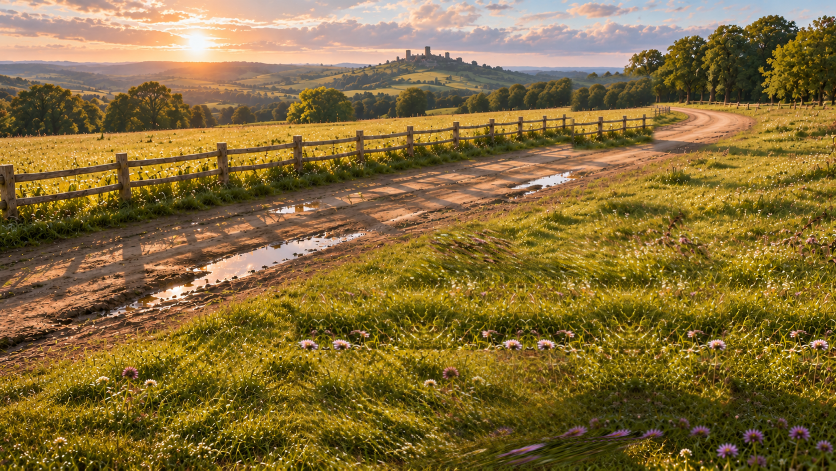
#> input picture storyboard/plates/PLATE_AUTUMN_GOLD.png, 1672 x 941 px, given in place of PLATE_SUMMER_DAY.png, which was not available (shown at 1/2 size)
$ python board.py
#> lines starting #> are read from the running program, lines starting #| are printed output that depends on the picture
### tools/camera.py
"""Pinhole model of the Lovers tree camera, fitted to reference_images/POV_MASTER.png.

World axes: origin on the ground directly below the lens.
  X = metres to the right of the neutral view direction
  Z = metres forward along the ground (neutral view direction)
  Y = metres up
Image: 1672 x 941 px, origin top-left.

Fit (see bible/FRAME_BIBLE.md for the working):
  horizon at y=125 px  -> pitch 14.7 deg down at f=1312 px (~65 deg horizontal FOV)
  fence posts (~1.2 m) and the hay wagon (~2.8 m with driver) both fit a lens height of ~3.6 m.
These are estimates from an AI image, not survey numbers. Change them here only, and
re-render every board when you do.
"""
import math

W, H = 1672, 941
F = 1312.0            # focal length in px
CX, CY = W / 2, 470.0
PITCH = math.radians(14.7)   # downward tilt of neutral view
CAM_H = 3.6           # lens height above ground, metres


def project(x, y, z, yaw_deg=0.0, pitch_deg=0.0):
    """World point (m) -> image (px). Returns None if behind the camera.
    yaw/pitch are the allowed head-like turns relative to neutral."""
    yaw = math.radians(yaw_deg)
    pitch = PITCH + math.radians(pitch_deg)
    # translate to camera position
    px, py, pz = x, y - CAM_H, z
    # yaw (about vertical axis)
    px, pz = px * math.cos(yaw) - pz * math.sin(yaw), px * math.sin(yaw) + pz * math.cos(yaw)
    # pitch down (about X axis)
    cy_, cz_ = py * math.cos(pitch) + pz * math.sin(pitch), -py * math.sin(pitch) + pz * math.cos(pitch)
    if cz_ <= 0.05:
        return None
    u = CX + F * px / cz_
    v = CY - F * cy_ / cz_
    return (u, v)


def ground_from_pixel(u, v):
    """Image px on the ground plane -> world (x, z). None if above horizon."""
    # ray in camera coords
    rx, ry, rz = (u - CX) / F, -(v - CY) / F, 1.0
    # undo pitch
    wy = ry * math.cos(PITCH) - rz * math.sin(PITCH)
    wz = ry * math.sin(PITCH) + rz * math.cos(PITCH)
    wx = rx
    if wy >= 0:
        return None
    t = CAM_H / -wy
    return (wx * t, wz * t)


# [4 lines left out: function height_px, not called in this run]

### tools/board.py
"""Render perspective-locked panels and the contact sheet for THE LOVERS.
Run from repo root:  python3 tools/board.py
Outputs: storyboard/panels/BEAT_XX.jpg  and  storyboard/LOVERS_BOARD_v1.jpg
"""
import math, os, sys, textwrap
sys.path.insert(0, os.path.dirname(__file__))
from PIL import Image, ImageDraw, ImageFont
import camera as cam
import landmarks as lm
from beats import BEATS, CAST, SPEED

FONT = '/usr/share/fonts/truetype/dejavu/DejaVuSans.ttf'
FONTB = '/usr/share/fonts/truetype/dejavu/DejaVuSans-Bold.ttf'
SKIN = (226, 186, 160)
DIRS = {'L': (-1, 0), 'R': (1, 0), 'cam': (0, -1), 'away': (0, 1)}
PATH_COL = {'E': (120, 200, 255), 'M': (255, 140, 110)}


class View:
    def __init__(self, pitch):
        self.pitch = pitch

    def p(self, x, y, z):
        return cam.project(x, y, z, 0, self.pitch)

    def s(self, x, z):
        a, b = self.p(x, 0, z), self.p(x, 1.0, z)
        return a[1] - b[1]


def tilted_plate(plate, pitch):
    """Shift plate for a downward tilt; uncovered band is hatched (needs outpaint)."""
    if pitch == 0:
        return plate.copy(), 0
    dv = int(round(cam.F * math.tan(math.radians(pitch))))
    out = Image.new('RGB', plate.size, (40, 40, 44))
    out.paste(plate.crop((0, dv, plate.width, plate.height)), (0, 0))
    d = ImageDraw.Draw(out)
    top = plate.height - dv
    for x in range(-plate.height, plate.width, 28):
        d.line([(x, plate.height), (x + dv, top)], fill=(70, 70, 76), width=6)
    f = ImageFont.truetype(FONTB, 26)
    d.text((24, top + dv / 2 - 14), f'NOT IN MASTER PLATE: tilt +{pitch} deg needs ~{dv} px downward extension',
           fill=(255, 190, 120), font=f)
    return out, top


def draw_shadow(d, v, x, z, r):
    pts = [v.p(x + r * math.cos(t), 0, z + r * 0.6 * math.sin(t)) for t in [i * math.pi / 10 for i in range(20)]]
    d.polygon(pts, fill=(0, 0, 0, 70))


def draw_figure(d, v, f):
    c = CAST[f['who']]
    x, z, pose, face = f['x'], f['z'], f['pose'], f['face']
    alpha = 120 if f.get('ghost') else 255
    A = lambda col: tuple(col) + (alpha,)
    s = v.s(x, z)
    u0, v0 = v.p(x, 0, z)
    dx, dz = DIRS[face]
    girl = 'skirt' in c
    H = c['h']
    draw_shadow(d, v, x, z, 0.35 if pose != 'lie' else 0.9)

    def head(cx, cy, r):
        d.ellipse((cx - r, cy - r, cx + r, cy + r), fill=A(SKIN))
        hair = A(c['hair'])
        if face == 'away':
            d.ellipse((cx - r, cy - r, cx + r, cy + r), fill=hair)
            if girl:
                d.line([(cx, cy), (cx + r * 0.2, cy + r * 3)], fill=hair, width=max(2, int(r * 0.6)))
        elif face == 'cam':
            d.pieslice((cx - r * 1.05, cy - r * 1.1, cx + r * 1.05, cy + r * 0.9), 180, 360, fill=hair)
        else:
            back = 0 if face == 'L' else 180  # hair on the back of the head
            d.pieslice((cx - r * 1.05, cy - r * 1.05, cx + r * 1.05, cy + r * 1.05), back - 100, back + 100, fill=hair)
            if girl:
                bx = cx + (r * 0.9 if face == 'L' else -r * 0.9)
                d.line([(bx, cy), (bx, cy + r * 3)], fill=hair, width=max(2, int(r * 0.5)))

    w = 0.42 * s  # shoulder width (front); narrower in profile
    if face in ('L', 'R'):
        w *= 0.6
    if pose in ('stand', 'walk'):
        hip = v0 - 0.85 * s * H / 1.7
        sh = v0 - 1.40 * s * H / 1.7
        hr = 0.12 * s
        if girl:
            d.polygon([(u0 - w * 0.45, sh + 0.12 * s), (u0 + w * 0.45, sh + 0.12 * s), (u0 + w * 0.9, v0 - 0.08 * s),
                       (u0 - w * 0.9, v0 - 0.08 * s)], fill=A(c['skirt']))
            d.rectangle((u0 - w * 0.5, sh, u0 + w * 0.5, hip - 0.1 * s), fill=A(c['vest']))
            d.rectangle((u0 - w * 0.6, sh, u0 + w * 0.6, sh + 0.12 * s), fill=A(c['top']))
        else:
            step = 0.12 * s if pose == 'walk' else 0.05 * s
            d.line([(u0 - w * 0.2, hip), (u0 - step, v0)], fill=A(c['legs']), width=max(2, int(0.13 * s)))
            d.line([(u0 + w * 0.2, hip), (u0 + step, v0)], fill=A(c['legs']), width=max(2, int(0.13 * s)))
            d.rectangle((u0 - w * 0.55, sh, u0 + w * 0.55, hip), fill=A(c['top']))
            d.rectangle((u0 - w * 0.45, sh + 0.04 * s, u0 + w * 0.45, hip), fill=A(c['vest']))
        if c.get('pregnant'):
            bx = u0 + (dx * w * 0.6 if face in ('L', 'R') else 0)
            bw = 0.13 * s if face in ('L', 'R') else 0.2 * s
            d.ellipse((bx - bw, hip - 0.24 * s, bx + bw, hip + 0.02 * s), fill=A(c['vest']))
        head(u0, sh - hr * 1.1, hr)
    elif pose in ('sit', 'kneel'):
        top_h = 0.9 if pose == 'sit' else 1.15
        sh = v0 - (top_h - 0.32) * s
        hr = 0.12 * s
        # legs/skirt on the ground in facing direction
        fx, fy = v.p(x + dx * 0.75, 0, z + dz * 0.75)
        if girl:
            d.polygon([(u0 - w * 0.9, v0), (u0 + w * 0.9, v0), (fx + w * 0.6, fy), (fx - w * 0.6, fy)], fill=A(c['skirt']))
        else:
            d.line([(u0, v0 - 0.1 * s), (fx, fy - (0.35 * s if pose == 'sit' else 0))], fill=A(c['legs']), width=max(3, int(0.16 * s)))
        d.rectangle((u0 - w * 0.5, sh, u0 + w * 0.5, v0 - 0.08 * s), fill=A(c['top']))
        d.rectangle((u0 - w * 0.4, sh + 0.04 * s, u0 + w * 0.4, v0 - 0.08 * s), fill=A(c['vest']))
        head(u0, sh - hr * 1.1, hr)
    elif pose == 'lie':
        ex, ey = v.p(x + dx * 1.5, 0, z + dz * 1.5)
        d.line([(u0, v0 - 0.08 * s), (ex, ey - 0.08 * s)], fill=A(c.get('skirt', c.get('legs'))), width=max(3, int(0.3 * s)))
        hr = 0.12 * s
        hx, hy = v.p(x - dx * 0.15, 0.1, z - dz * 0.15)
        head(hx, hy, hr)
    # facing arrow on the ground
    a0 = v.p(x, 0.02, z)
    a1 = v.p(x + dx * 0.7, 0.02, z + dz * 0.7)
    d.line([a0, a1], fill=(255, 255, 255, 200), width=2)
    ang = math.atan2(a1[1] - a0[1], a1[0] - a0[0])
    for da in (2.6, -2.6):
        d.line([a1, (a1[0] + 9 * math.cos(ang + da), a1[1] + 9 * math.sin(ang + da))], fill=(255, 255, 255, 200), width=2)
    # label
    lf = ImageFont.truetype(FONTB, max(13, int(0.11 * s)))
    d.text((u0 + 0.3 * s, v0 - 0.4 * s), f['who'], fill=(255, 255, 255, alpha), font=lf, stroke_width=2, stroke_fill=(0, 0, 0, alpha))


def road_point(t):
    """t in 0..1 along road centre line (pixel space), left->right."""
    near, far = lm.ROAD_NEAR_EDGE[:7], lm.ROAD_FAR_EDGE[:7]
    mid = [((a[0] + b[0]) / 2, (a[1] + b[1]) / 2) for a, b in zip(near, far)]
    seg = t * (len(mid) - 1)
    i = min(int(seg), len(mid) - 2)
    k = seg - i
    return (mid[i][0] * (1 - k) + mid[i + 1][0] * k, mid[i][1] * (1 - k) + mid[i + 1][1] * k)


def draw_wagon(d, v, w):
    u, vv = road_point(w['t'])
    gx, gz = cam.ground_from_pixel(u, vv)
    s = v.s(gx, gz)
    u, vv = v.p(gx, 0, gz)
    sg = 1 if w['dir'] == 'R' else -1
    wood, horse = (110, 80, 52, 255), (92, 56, 36, 255)
    d.polygon([(u - 1.3 * s, vv - 0.6 * s), (u + 1.1 * s, vv - 0.6 * s), (u + 1.1 * s, vv - 1.3 * s), (u - 1.3 * s, vv - 1.3 * s)], fill=wood)
    d.ellipse((u - 1.2 * s, vv - 1.6 * s, u + 1.0 * s, vv - 1.1 * s), fill=(200, 170, 90, 255))  # hay
    for wx in (-0.8, 0.6):
        d.ellipse((u + wx * s - 0.45 * s, vv - 0.9 * s, u + wx * s + 0.45 * s, vv), outline=(50, 36, 26, 255), width=max(2, int(0.08 * s)))
    hx = u + sg * 2.2 * s
    d.ellipse((hx - 0.9 * s, vv - 1.5 * s, hx + 0.9 * s, vv - 0.9 * s), fill=horse)
    d.polygon([(hx + sg * 0.7 * s, vv - 1.3 * s), (hx + sg * 1.3 * s, vv - 1.9 * s), (hx + sg * 1.5 * s, vv - 1.7 * s), (hx + sg * 0.9 * s, vv - 1.1 * s)], fill=horse)
    for lx in (-0.6, -0.3, 0.4, 0.7):
        d.line([(hx + lx * s, vv - 1.0 * s), (hx + lx * s, vv)], fill=horse, width=max(2, int(0.1 * s)))
    d.ellipse((u + sg * 0.6 * s - 0.15 * s, vv - 2.1 * s, u + sg * 0.6 * s + 0.15 * s, vv - 1.8 * s), fill=SKIN + (255,))
    d.rectangle((u + sg * 0.6 * s - 0.17 * s, vv - 1.8 * s, u + sg * 0.6 * s + 0.17 * s, vv - 1.3 * s), fill=(70, 66, 60, 255))
    ax = u + sg * 3.6 * s
    d.line([(u + sg * 3.0 * s, vv - 0.5 * s), (ax, vv - 0.5 * s)], fill=(255, 255, 255, 230), width=3)
    d.polygon([(ax, vv - 0.5 * s - 7), (ax + sg * 12, vv - 0.5 * s), (ax, vv - 0.5 * s + 7)], fill=(255, 255, 255, 230))


def draw_prop(d, v, p):
    s = v.s(p['x'], p['z'])
    u, vv = v.p(p['x'], 0, p['z'])
    d.ellipse((u - 0.25 * s, vv - 0.3 * s, u + 0.25 * s, vv), fill=(150, 110, 60, 255))
    d.arc((u - 0.2 * s, vv - 0.55 * s, u + 0.2 * s, vv - 0.15 * s), 180, 360, fill=(120, 86, 50, 255), width=max(2, int(0.05 * s)))


def draw_path(d, v, pth):
    col = PATH_COL[pth['who'][0]] + (230,)
    pts = [v.p(x, 0.03, z) for x, z in pth['pts']]
    pts = [p for p in pts if p]
    for a, b in zip(pts, pts[1:]):
        n = int(math.dist(a, b) / 14) + 1
        for i in range(0, n, 2):
            p0 = (a[0] + (b[0] - a[0]) * i / n, a[1] + (b[1] - a[1]) * i / n)
            p1 = (a[0] + (b[0] - a[0]) * (i + 1) / n, a[1] + (b[1] - a[1]) * (i + 1) / n)
            d.line([p0, p1], fill=col, width=4)
    a, b = pts[-2], pts[-1]
    ang = math.atan2(b[1] - a[1], b[0] - a[0])
    d.polygon([b, (b[0] - 18 * math.cos(ang - 0.45), b[1] - 18 * math.sin(ang - 0.45)),
               (b[0] - 18 * math.cos(ang + 0.45), b[1] - 18 * math.sin(ang + 0.45))], fill=col)


def render_beat(b):
    plate = Image.open(f"storyboard/plates/PLATE_{b['plate']}.png").convert('RGB')
#> plate is the input picture: PIL image 1672x941 RGB; mean R, G, B 133.2, 109.4, 57.3
    img, _ = tilted_plate(plate, b['pitch'])
    v = View(b['pitch'])
    ov = Image.new('RGBA', img.size, (0, 0, 0, 0))
#> ov: PIL image 1672x941 RGBA; every value is 0
    d = ImageDraw.Draw(ov)
    for pth in b.get('paths', []):
        draw_path(d, v, pth)
    if b.get('wagon'):
        draw_wagon(d, v, b['wagon'])
    for p in b.get('props', []):
        draw_prop(d, v, p)
    for f in sorted(b['figs'], key=lambda f: -f['z']):  # far first
        draw_figure(d, v, f)
    if b['speed'] != 'N':
        fb = ImageFont.truetype(FONTB, 44)
        d.text((cam.W - 300, 24), b['rate'], fill=(255, 220, 150, 255), font=fb, stroke_width=3, stroke_fill=(0, 0, 0, 200))
    out = Image.alpha_composite(img.convert('RGBA'), ov).convert('RGB')
    os.makedirs('storyboard/panels', exist_ok=True)
    out.save(f"storyboard/panels/BEAT_{b['id']}.jpg", quality=90)
    return out


def card(b, pw, img):
#> called with pw = 760
    f = ImageFont.truetype(FONT, 15)
    fs = ImageFont.truetype(FONT, 13)
    fb = ImageFont.truetype(FONTB, 17)
    ih = int(img.height * pw / img.width)
    act = textwrap.wrap(b['action'], 92)[:3]
    camw = textwrap.wrap('CAMERA: ' + b['camera'], 105)[:2]
    aud = textwrap.wrap('SOUND: ' + b['audio'], 105)[:1]
    capt_h = 14 + 20 * len(act) + 17 * (len(camw) + len(aud)) + 10
    H = 34 + ih + capt_h
    c = Image.new('RGB', (pw, H), (240, 240, 232))
    d = ImageDraw.Draw(c)
    d.rectangle((0, 0, pw, 34), fill=(34, 56, 64))
    d.text((12, 7), f"{b['id']}   {b['title']}", fill=(240, 240, 230), font=fb)
    label, col = SPEED[b['speed']]
    if b['speed'] != 'N':
        label = f"{b['rate']}  {label}"
    tw = d.textlength(label, font=fs) + 24
#> tw = 116.9
    d.rounded_rectangle((pw - tw - 10, 7, pw - 10, 27), 6, fill=col)
    d.text((pw - tw + 2, 9), label, fill=(30, 30, 30), font=fs)
    c.paste(img.resize((pw, ih), Image.LANCZOS), (0, 34))
    y = 34 + ih + 8
    for line in act:
        d.text((12, y), line, fill=(25, 25, 25), font=f); y += 20
#> after the loop, y = 489
    for line in camw + aud:
        d.text((12, y), line, fill=(95, 95, 95), font=fs); y += 17
#> this loop made 2 passes
#> y on passes 1 to 2: 506, 523
#> after the loop, y = 523
    d.text((pw - 230, 34 + ih - 22), f"plate: {b['plate']}", fill=(255, 255, 255), font=fs, stroke_width=2, stroke_fill=(0, 0, 0))
    return c


def main():
    panels = [card(b, 760, render_beat(b)) for b in BEATS]
#> the loop in card (call 2), `for line in camw + aud:` made 2 passes
#> y on passes 1 to 2: 526, 543
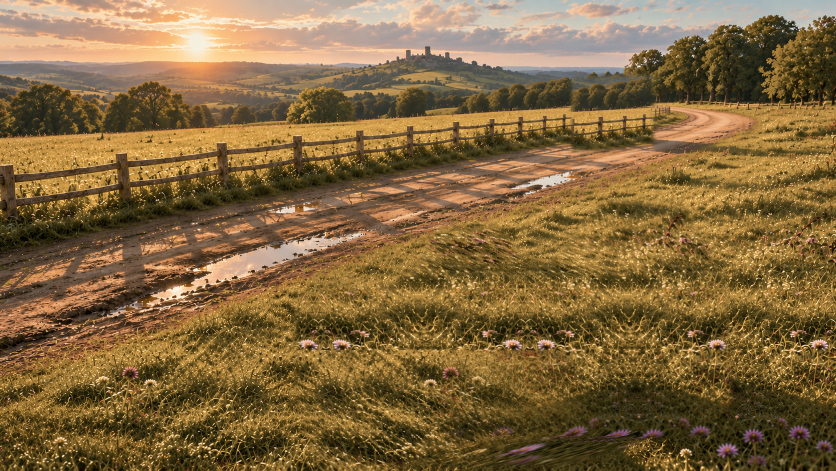
#> input picture storyboard/plates/PLATE_AUTUMN_LATE.png, 1672 x 941 px, found by its file name (shown at 1/2 size)
#> in render_beat, plate is the input picture: PIL image 1672x941 RGB; mean R, G, B 130.6, 103.7, 63.3
#> in draw_wagon, `u, vv = road_point(w['t'])`: u = 660; vv = 444.2
#> in ground_from_pixel, `rx, ry, rz = (u - CX) / F, -(v - CY) / F, 1.0`: rx = -0.134; ry = 0.0196; rz = 1
#> in ground_from_pixel, `wy = ry * math.cos(PITCH) - rz * math.sin(PITCH)`: wy = -0.235
#> in ground_from_pixel, `wz = ry * math.sin(PITCH) + rz * math.cos(PITCH)`: wz = 0.972
#> in ground_from_pixel, `wx = rx`: wx = -0.134
#> in ground_from_pixel, `t = CAM_H / -wy`: t = 15.33
#> in draw_wagon, `gx, gz = cam.ground_from_pixel(u, vv)`: gx = -2.06; gz = 14.91
#> in draw_wagon, `s = v.s(gx, gz)`: s = 84.59
#> in draw_wagon, `sg = 1 if w['dir'] == 'R' else -1`: sg = 1
#> in draw_wagon, `hx = u + sg * 2.2 * s`: hx = 846.1
#> in draw_wagon, `ax = u + sg * 3.6 * s`: ax = 964.5
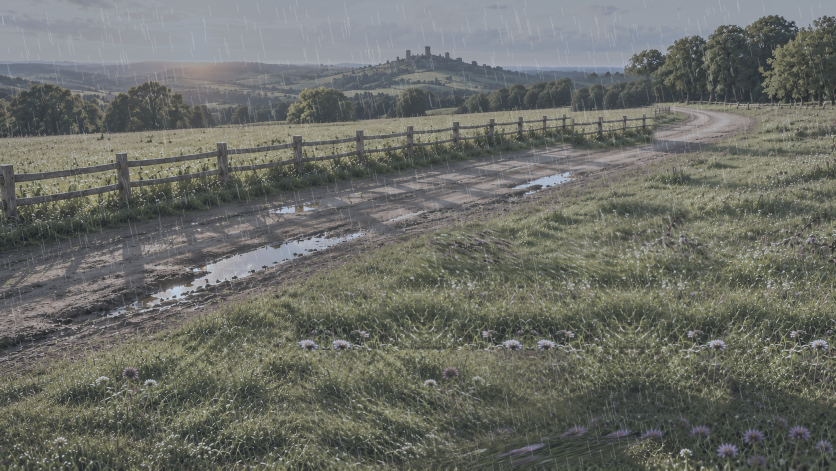
#> input picture storyboard/plates/PLATE_SPRING_RAIN.png, 1672 x 941 px, found by its file name (shown at 1/2 size)
#> in render_beat, plate is the input picture: PIL image 1672x941 RGB; mean R, G, B 107.1, 109.2, 102.9
#> in render_beat (call 14), `out = Image.alpha_composite(img.convert('RGBA'), ov).convert('RGB')`:
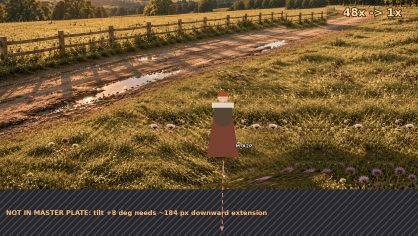
#> out: PIL image 1672x941 RGB (shown at 1/4 size); mean R, G, B 107.5, 84.6, 49.9
#> in card (call 14), `tw = d.textlength(label, font=fs) + 24`: tw = 179.7
#> in card (call 14), `c.paste(img.resize((pw, ih), Image.LANCZOS), (0, 34))`:
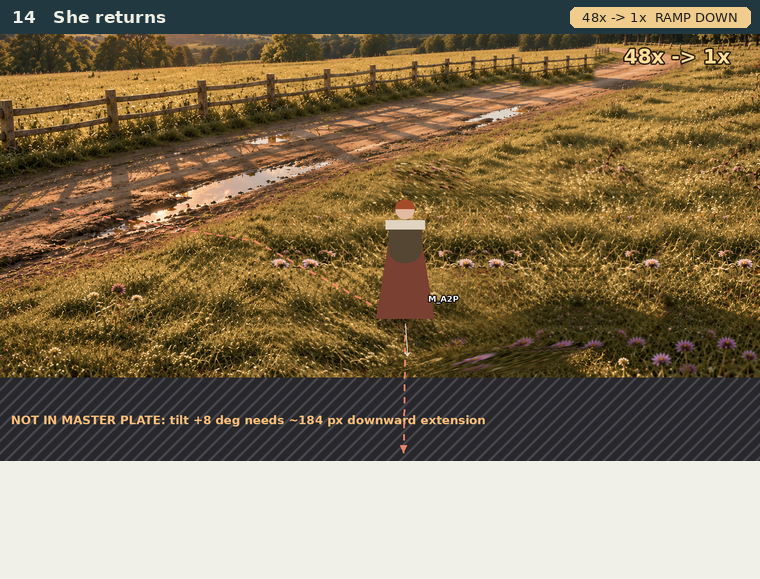
#> c: PIL image 760x579 RGB; mean R, G, B 132.1, 116, 88.6
#> after the loop in card (call 14), `for line in act:`: y = 529
#> the loop in card (call 14), `for line in camw + aud:` made 2 passes
#> y on passes 1 to 2: 546, 563
#> after the loop in card (call 14), `for line in camw + aud:`: y = 563
#> in card (call 15), `tw = d.textlength(label, font=fs) + 24`: tw = 116.9
#> in card (call 15), `c.paste(img.resize((pw, ih), Image.LANCZOS), (0, 34))`:
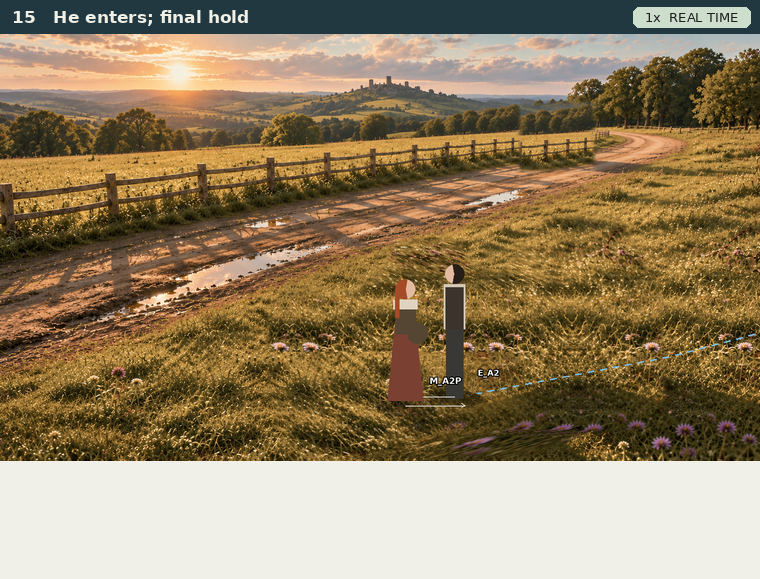
#> c: PIL image 760x579 RGB; mean R, G, B 148.3, 129.8, 99.2
#> after the loop in card (call 15), `for line in act:`: y = 529
#> the loop in card (call 15), `for line in camw + aud:` made 2 passes
#> after the loop in card (call 15), `for line in camw + aud:`: y = 563
#> panels = 15 items
    cols, gap, margin = 3, 18, 26
    ph = max(p.height for p in panels)
#> ph = 579
    W = margin * 2 + cols * 760 + (cols - 1) * gap
    rows = math.ceil(len(panels) / cols)
#> rows = 5
    H = 120 + rows * ph + (rows - 1) * gap + 90
#> H = 3177
    sheet = Image.new('RGB', (W, H), (17, 27, 33))
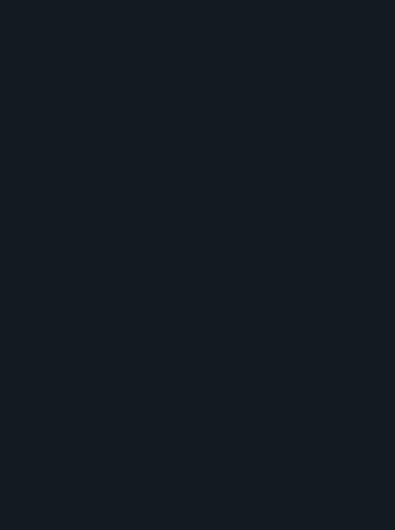
#> sheet: PIL image 2368x3177 RGB (shown at 1/6 size); mean R, G, B 17, 27, 33
    d = ImageDraw.Draw(sheet)
    d.text((margin, 22), 'THE LOVERS  /  Perspective-locked storyboard v1', fill=(240, 240, 230), font=ImageFont.truetype(FONTB, 40))
    d.text((margin, 74), "Look Who's Barking  •  15 beats, one tree camera (A: upper trunk, ~3.6 m), true character scale from tools/camera.py",
           fill=(170, 185, 190), font=ImageFont.truetype(FONT, 20))
    for i, p in enumerate(panels):
        x = margin + (i % cols) * (760 + gap)
        y = 120 + (i // cols) * (ph + gap)
        sheet.paste(p, (x, y))
#> this loop made 15 passes
#> (x, y) on passes 1 to 8: (26, 120), (804, 120), (1582, 120), (26, 717), (804, 717), (1582, 717), (26, 1314), (804, 1314)
    fy = H - 78
#> fy = 3099
    fnt = ImageFont.truetype(FONT, 17)
    d.text((margin, fy), 'CAMERA: one mounting point, no translation, no cuts, no zoom. Only moves: tilt down on 12 (+15) and 14 (+8). Hatched band = plate extension needed.',
           fill=(220, 225, 220), font=fnt)
    d.text((margin, fy + 26), 'PLACEHOLDER plates: local paint-out + colour grades of POV_MASTER. Figures are blocking glyphs at true scale; arrows on the ground = facing. Blue/red dashes = Elias/Maeve paths.',
           fill=(220, 225, 220), font=fnt)
    d.text((margin, fy + 52), 'Fast-forward = 1x footage sped up in the edit (seasons 24-48x, wagons and walkers 4-8x). Never ask the video model for time-lapse.',
           fill=(255, 190, 120), font=fnt)
    sheet.save("storyboard/LOVERS_BOARD_v1.jpg", quality=92)
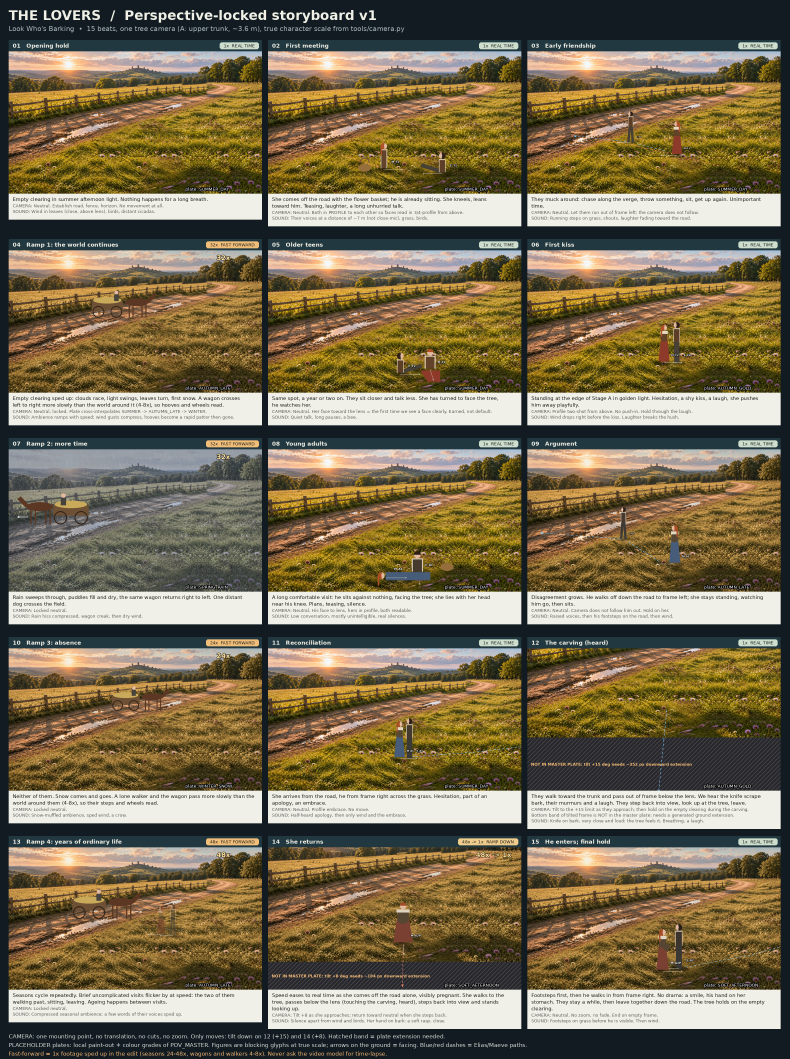
#> saved as LOVERS_BOARD_v1.jpg: PIL image 2368x3177 RGB (shown at 1/3 size); mean R, G, B 122.7, 110.6, 83
    print('wrote storyboard/LOVERS_BOARD_v1.jpg', sheet.size)
#| wrote storyboard/LOVERS_BOARD_v1.jpg (2368, 3177)


if __name__ == '__main__':
    main()
